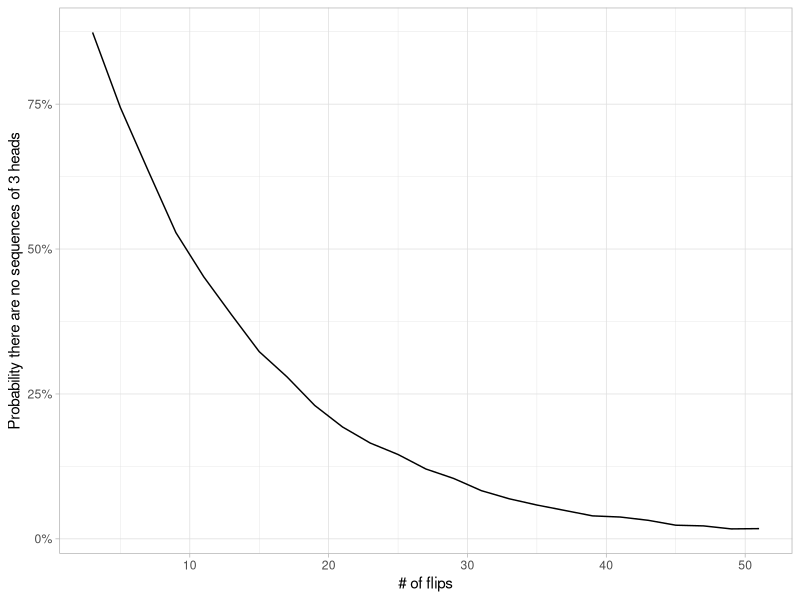
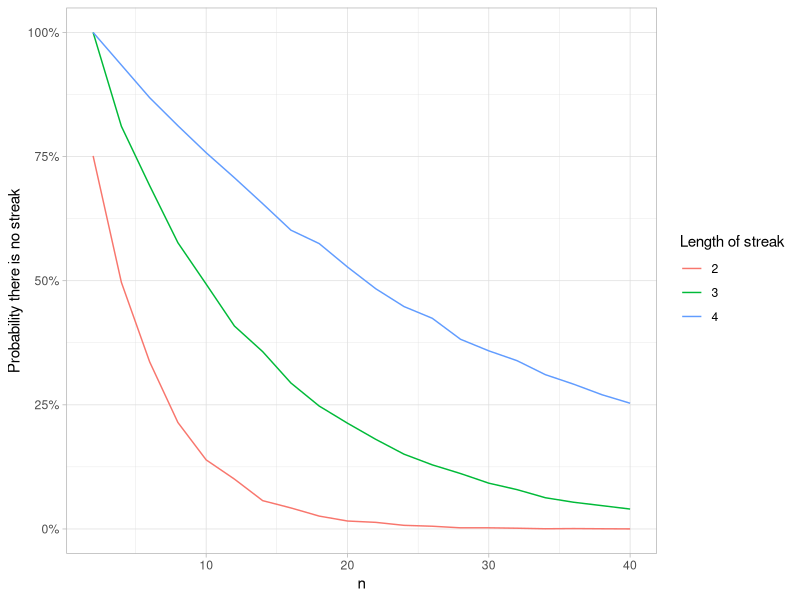
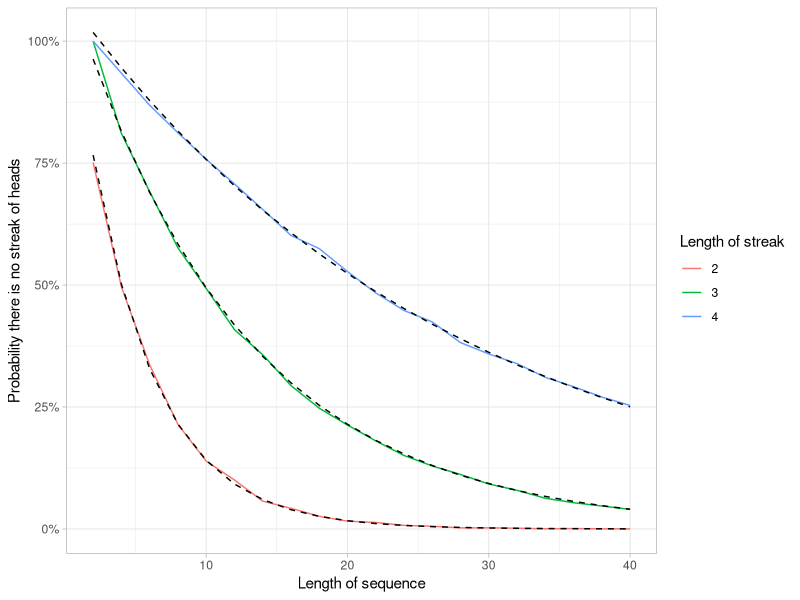
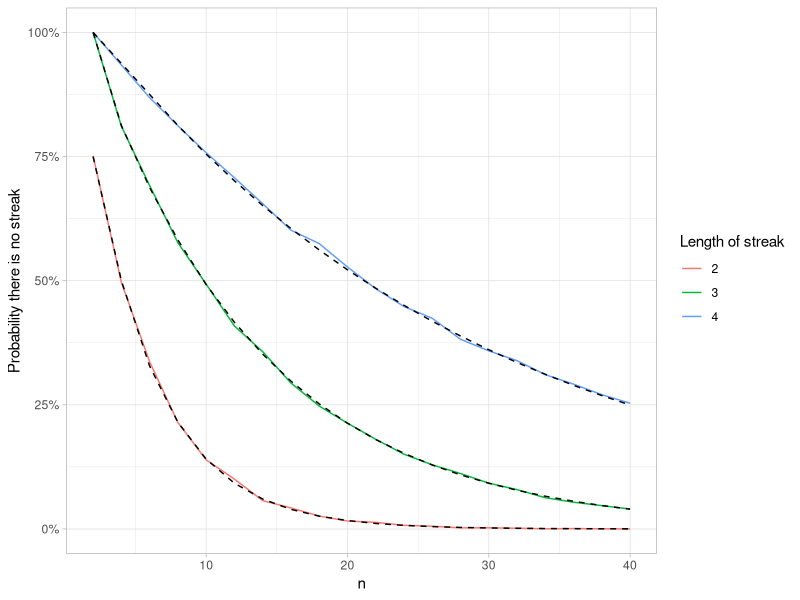

These figures' R source, in order:
## ---- chunk 1
knitr::opts_chunk$set(echo = TRUE, message = FALSE, warning = FALSE, cache = TRUE)

library(ggplot2)
theme_set(theme_light())
## ---- chunk 2
set.seed(13)
## ---- chunk 3
# We'll say 1 is heads, 0 is tails
flips <- rbinom(20, 1, .5)
flips
## ---- chunk 4
library(dplyr)

flips & lead(flips) & lead(flips, 2)
## ---- chunk 5
!any(flips & lead(flips) & lead(flips, 2), na.rm = TRUE)
## ---- chunk 6
library(tidyverse)

# Set up a function for there being no streak of 3
no_three_heads <- function(x) {
  !any(x & lead(x) & lead(x, 2), na.rm = TRUE)
}

# Note that if there are 1 or 2 flips, the probability is 100%
sim <- crossing(trial = seq_len(10000),
                sequence_length = seq(3, 51, 2)) %>%
  mutate(flips = map(sequence_length, rbinom, 1, .5)) %>%
  mutate(no_three = map_lgl(flips, no_three_heads)) %>%
  group_by(sequence_length) %>%
  summarize(chance_no_three = mean(no_three))

sim
## ---- chunk 7
ggplot(sim, aes(sequence_length, chance_no_three)) +
  geom_line() +
  scale_y_continuous(labels = scales::percent_format()) +
  labs(x = "# of flips",
       y = "Probability there are no sequences of 3 heads")
## ---- chunk 8
rle(flips)
## ---- chunk 9
no_streak <- function(x, len) {
  r <- rle(x)
  !any(r$values & r$lengths >= len)
}

# Note that when k is 1, the probability is 2^(-n), not too exciting
feller_seq <- crossing(trial = seq_len(10000),
                       n = seq(2, 40, 2),
                       k = 2:4) %>%
  mutate(flips = map(n, rbinom, 1, .5)) %>%
  mutate(no_seq = map2_lgl(flips, k, no_streak)) %>%
  group_by(n, k) %>%
  summarize(p = mean(no_seq))

feller_seq
## ---- chunk 10
feller_seq %>%
  ggplot(aes(n, p, color = factor(k))) +
  geom_line() +
  scale_y_continuous(labels = scales::percent) +
  labs(y = "Probability there is no streak",
       color = "Length of streak")
## ---- chunk 11
feller_constants <- tibble(k = c(2, 3, 4),
                           alpha = c(1.236, 1.087, 1.0376),
                           beta = c(1.447, 1.237, 1.137))

feller_seq %>%
  inner_join(feller_constants, by = "k") %>%
  ggplot(aes(n)) +
  geom_line(aes(y = p, color = factor(k))) +
  geom_line(aes(y = beta / alpha ^ (n + 1), group = k), lty = 2) +
  scale_y_continuous(labels = scales::percent) +
  labs(x = "Length of sequence",
       y = "Probability there is no streak of heads",
       color = "Length of streak")
## ---- chunk 12
# Gets the first 52 fibonacci numbers, starting with 1, 1
reduce(seq_len(50), ~ c(., sum(tail(., 2))), .init = c(1, 1))
## ---- chunk 13
fibonacci <- function(order) {
  reduce(seq_len(50), ~ c(., sum(tail(., order))), .init = c(1, 1))
}

# Fibonacci
head(fibonacci(2))

# Tribonacci
head(fibonacci(3))
## ---- chunk 14
feller_seq %>%
  group_by(k) %>%
  mutate(exact = fibonacci(k[1])[n + 2] / 2 ^ n) %>%
  ggplot(aes(n)) +
  geom_line(aes(y = p, color = factor(k))) +
  geom_line(aes(y = exact, group = k), lty = 2) +
  scale_y_continuous(labels = scales::percent) +
  labs(y = "Probability there is no streak",
       color = "Length of streak")
